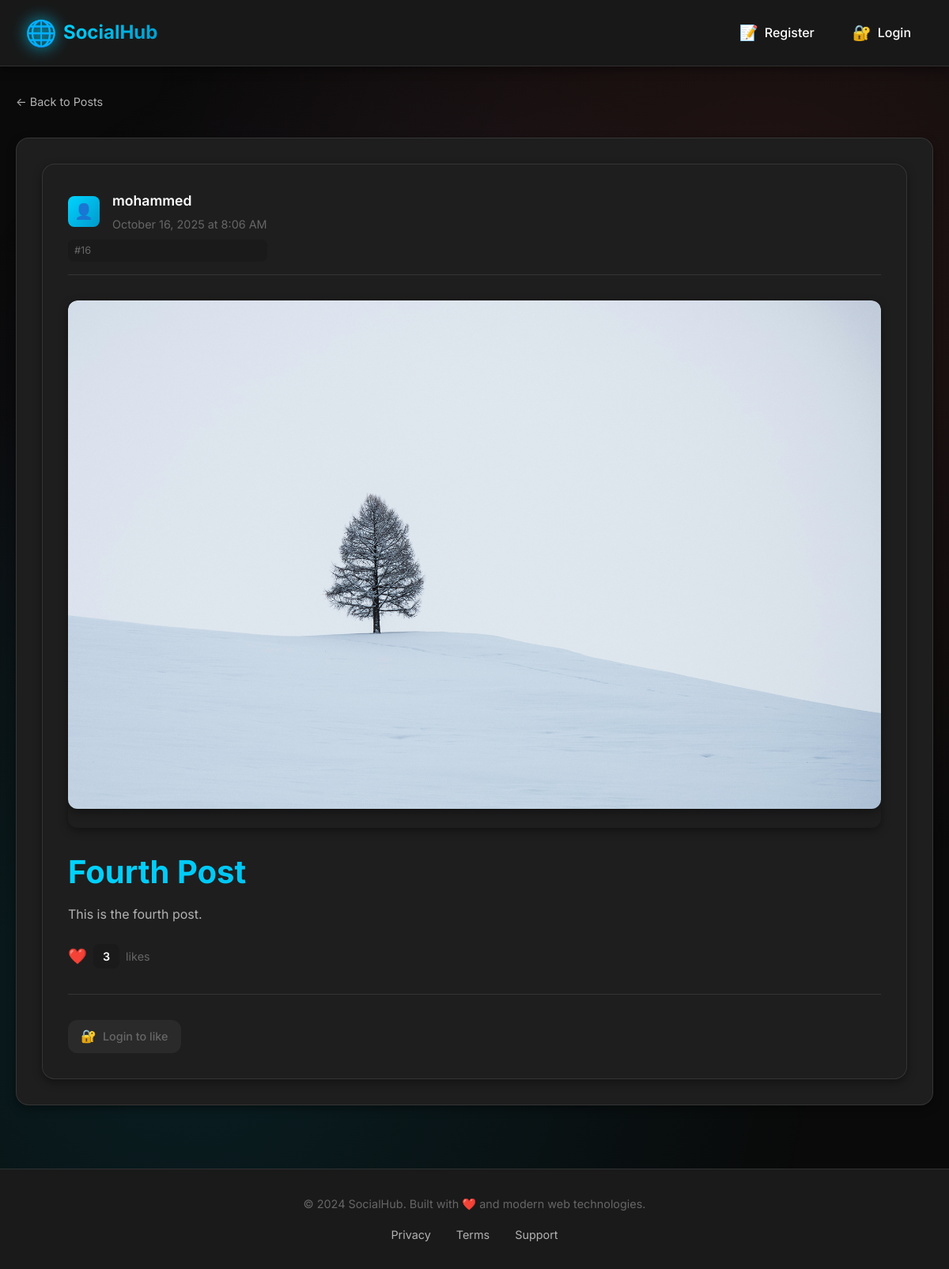
The page /posts/16 on the database its author committed.
### posts/models.py (models this page shows, shortened)
class Post(models.Model):
    title = models.CharField(max_length=75)
    body = models.TextField()
    date = models.DateTimeField(auto_now_add=True)
    banner = models.ImageField(blank=True)
    author = models.ForeignKey(User, on_delete=models.CASCADE, default=None)
    likes = models.ManyToManyField(User, related_name='liked_posts', blank=True)
    def total_likes(self):
        return self.likes.count()

### posts/views.py (the view)
# urls.py: path('<int:pk>', views.post_page, name="page"),
def post_page(request, pk):
    post = get_object_or_404(Post, pk=pk)
    return render(request, 'posts/post_page.html', {'post': post})

### posts/templates/posts/post_page.html (shortened to what this page needs)
{% extends 'layout.html' %}
{% block content %}
    <div class="breadcrumb">
        <a href="{% url 'posts:list' %}">← Back to Posts</a>
    </div>
    <section class="postpage">
        <article class="post-detail">
            <div class="post-header">
                <div class="post-meta">
                    <div class="author-info">
                        <span class="author-avatar">👤</span>
                        <div class="author-details">
                            <span class="author-name">{{ post.author }}</span>
                            <span class="post-date">{{ post.date|date:"F d, Y \a\t g:i A" }}</span>
                        </div>
                    </div>
                    <div class="post-id">#{{ post.id }}</div>
                </div>
            </div>
            {% if post.banner %}
                <div class="post-banner">
                    <img
                        class="banner"
                        src="{{ post.banner.url }}"
                        alt="{{ post.title }}"
                        loading="lazy"
                    />
                </div>
            {% endif %}
            <div class="post-content">
                <h1 class="post-title">{{ post.title }}</h1>
                <div class="post-body">
                    <p>{{ post.body|linebreaks }}</p>
                </div>
            </div>
            <div class="post-stats">
                <div class="likes-container">
                    <span class="likes-icon">❤️</span>
                    <span class="likes-count">{{ post.total_likes }}</span>
                    <span class="likes-label">
                        {% if post.total_likes == 1 %}like{% else %}likes{% endif %}
                    </span>
                </div>
            </div>
            <div class="post-actions">
                <div class="interaction-buttons">
                    {% if user.is_authenticated %}
                        <form action="{% url 'posts:like-post' post.id %}" method="POST" class="like-form">
                            {% csrf_token %}
                            {% if user in post.likes.all %}
                                <button type="submit" class="interaction-btn unlike-btn" title="Unlike this post">
                                    <span class="btn-icon">💔</span>
                                    <span class="btn-text">Unlike</span>
                                </button>
                            {% else %}
                                <button type="submit" class="interaction-btn like-btn" title="Like this post">
                                    <span class="btn-icon">❤️</span>
                                    <span class="btn-text">Like</span>
                                </button>
                            {% endif %}
                        </form>
                    {% else %}
                        <a href="{% url 'users:login' %}" class="interaction-btn login-prompt" title="Login to like posts">
                            <span class="btn-icon">🔐</span>
                            <span class="btn-text">Login to like</span>
                        </a>
                    {% endif %}
                </div>
            </div>
        </article>
    </section>
{% endblock %}

### rows shown on the page
Post: author "mohammed", date "October 16, 2025 at 8:06 AM", id "16", banner (picture), title "Fourth Post", body "This is the fourth post.", total_likes "3"
